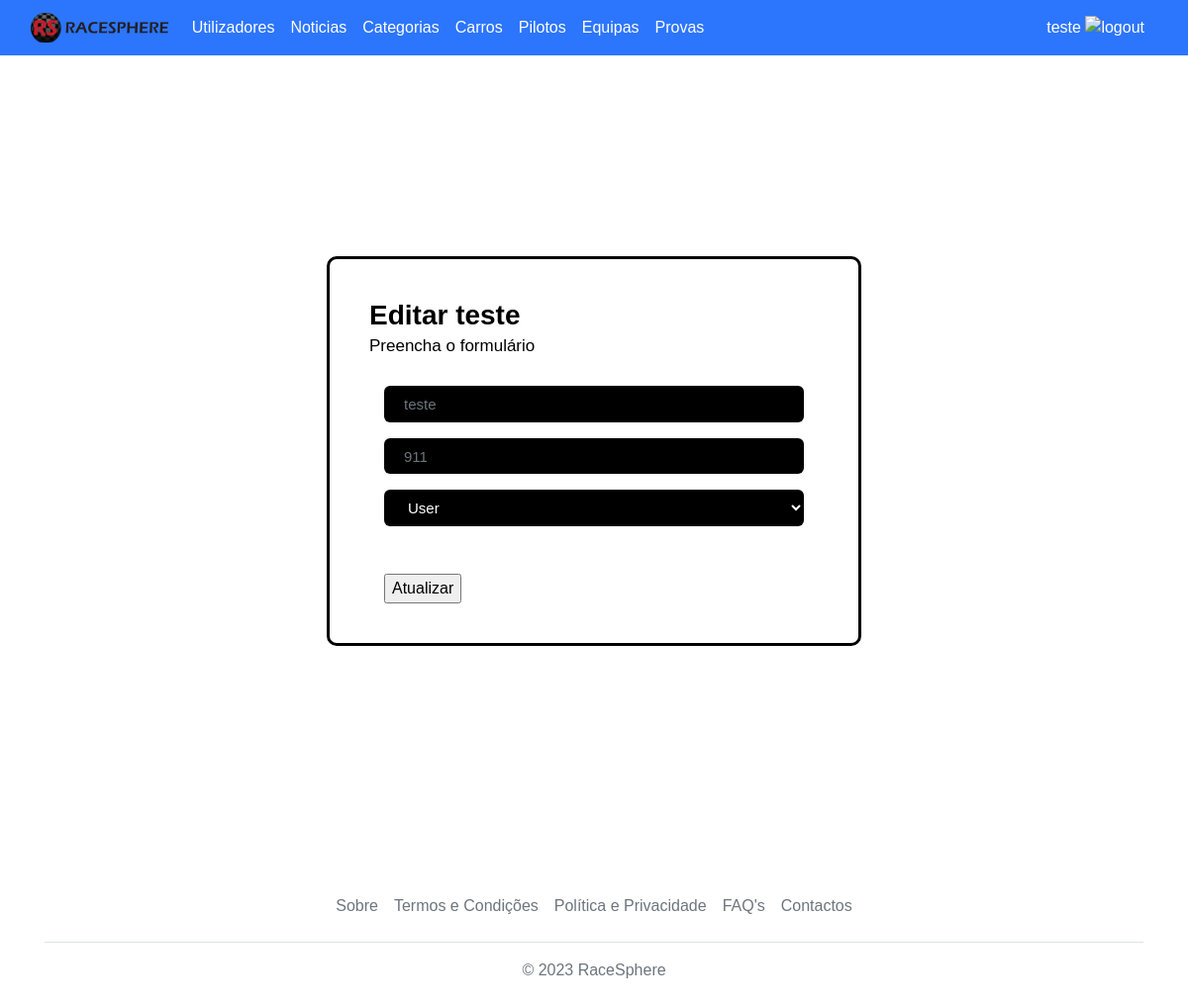
Page /RaceSphere-v1.0/admin/editAdminPress.php?id=1 (signed in) on the committed database.
### tables this page shows
CREATE TABLE `utilizador` (
  `id_user` int(11) NOT NULL,
  `nome_user` varchar(100) NOT NULL,
  `email_user` varchar(100) NOT NULL,
  `password_user` varchar(150) NOT NULL,
  `telefone_user` int(11) DEFAULT NULL,
  `cargo_user` enum('admin','press') DEFAULT NULL
);

### RaceSphere-v1.0/admin/editAdminPress.php (the view, shortened to what this page needs)
<!DOCTYPE html>
<html>
<head>
    <?php
    include 'bootstrapInc.php';
    ?>
    <link rel="stylesheet" href="../css/danielribeiro.css">
    <link rel="stylesheet" href="https://cdnjs.cloudflare.com/ajax/libs/font-awesome/4.7.0/css/font-awesome.min.css">
</head>
<body>
    <?php
    include 'navbar.php';
    include '../sqli/conn.php';
    $editar = $_GET["id"];
    $query = "select * from utilizador where id_user='" . $editar . "'";
    $result_set = $conn->query($query);
    if ($result_set) {
        while ($row = $result_set->fetch_assoc()) {
            $cargo = $row['cargo_user'];
            $nome = $row['nome_user'];
            $telefone = $row['telefone_user'];
        }
    }
    ?>
    <form action="editAdminPress.php?id=<?= $editar ?>" method="POST">
        <div class="form-body1">
            <div class="row">
                <div class="form-holder">
                    <div class="form-content">
                        <div class="form-items">
                            <h3>Editar
                                <?php
                                $cargo = ucfirst($cargo);
                                echo " " . $cargo . " " . $nome;
                                $cargo = lcfirst($cargo); ?>
                            </h3>
                            <p>Preencha o formulário</p>
                            <form action="editAdminPress.php?id=<?= $editar ?>" action="POST"
                                class="requires-validation" novalidate>
                                <div class="col-md-12">
                                    <input class="form-control" type="text" name="nome" placeholder=<?php echo "'" . $nome . "'" ?>>
                                </div>
                                <div class="col-md-12">
                                    <input class="form-control" type="text" name="telefone" placeholder=<?php echo "'" . $telefone . "'" ?>>
                                </div>
                                <div class="col-md-12">
                                    <?php
                                    if ($cargo == "admin") { ?>
                                        <select name="cargo" class="form-select mt-3">
                                            <option value="admin" selected>Administrador</option>
                                            <option value="press">Pressman</option>
                                            <option value="">User</option>
                                        </select><br><br>
                                        <?php
                                    }else{
                                        ?>
                                        <select name="cargo" class="form-select mt-3">
                                            <option value="" selected>User</option>
                                        </select><br><br>
                                        <?php
                                    }
                                    ?>
                                </div><br>
                                <div class="col-md-12">
                                    <input type="submit" value="Atualizar" name="editar2">
                                </div>
                            </form>
                        </div>
                    </div>
                </div>
            </div>
        </div>
    </form>
            <?php
    include '../footer.php';
    ?>
</body>
</html>

### RaceSphere-v1.0/css/main.css (style rules this page uses)
body { margin: 0; font-family: 'Roboto Condensed', sans-serif; font-weight: lighter; }

### RaceSphere-v1.0/css/danielribeiro.css (style rules this page uses)
*, body { font-family: 'Poppins', sans-serif; font-weight: 400; -webkit-font-smoothing: antialiased; text-rendering: optimizeLegibility; -moz-osx-font-smoothing: grayscale; }
html, body { background-color: white; }
.form-body1 { width: fit-content; margin: auto; }
.form-holder { display: flex; flex-direction: column; justify-content: center; align-items: center; text-align: center; min-height: 100vh; }
.form-holder .form-content { position: relative; text-align: center; display: -webkit-box; display: -moz-box; display: -ms-flexbox; display: -webkit-flex; display: flex; -webkit-justify-content: center; justify-content: center; -webkit-align-items: center; align-items: center; padding: 60px; }
.form-content .form-items { border: 3px solid black; padding: 40px; display: inline-block; width: 100%; min-width: 540px; -webkit-border-radius: 10px; -moz-border-radius: 10px; border-radius: 10px; text-align: left; -webkit-transition: all 0.4s ease; transition: all 0.4s ease; }
.form-content h3 { color: black; text-align: left; font-size: 28px; font-weight: 600; margin-bottom: 5px; }
.form-content p { color: black; text-align: left; font-size: 17px; font-weight: 300; line-height: 20px; margin-bottom: 30px; }
.form-content input[type=text], .form-content input[type=password], .form-content input[type=email], .form-content select { width: 100%; padding: 9px 20px; text-align: left; border: 0; outline: 0; border-radius: 6px; background-color: black; font-size: 15px; font-weight: 300; color: white; -webkit-transition: all 0.3s ease; transition: all 0.3s ease; margin-top: 16px; }

### rows in the picture
utilizador: nome_user "teste", nome "teste", telefone "911"

### other values in the picture
$_SESSION["nome"] "teste"
